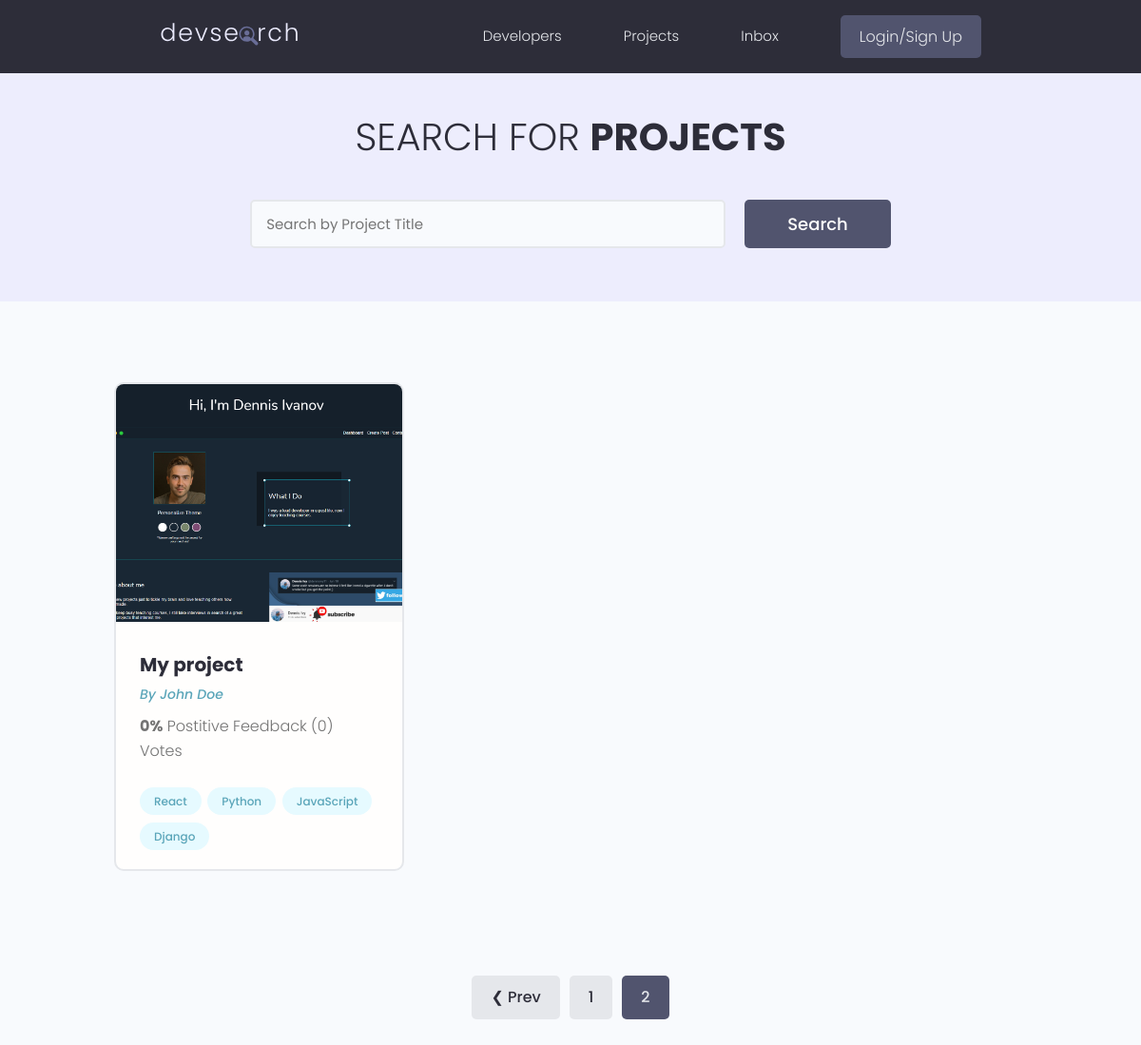
/projects/?page=2, run on an earlier commit of the app's database.
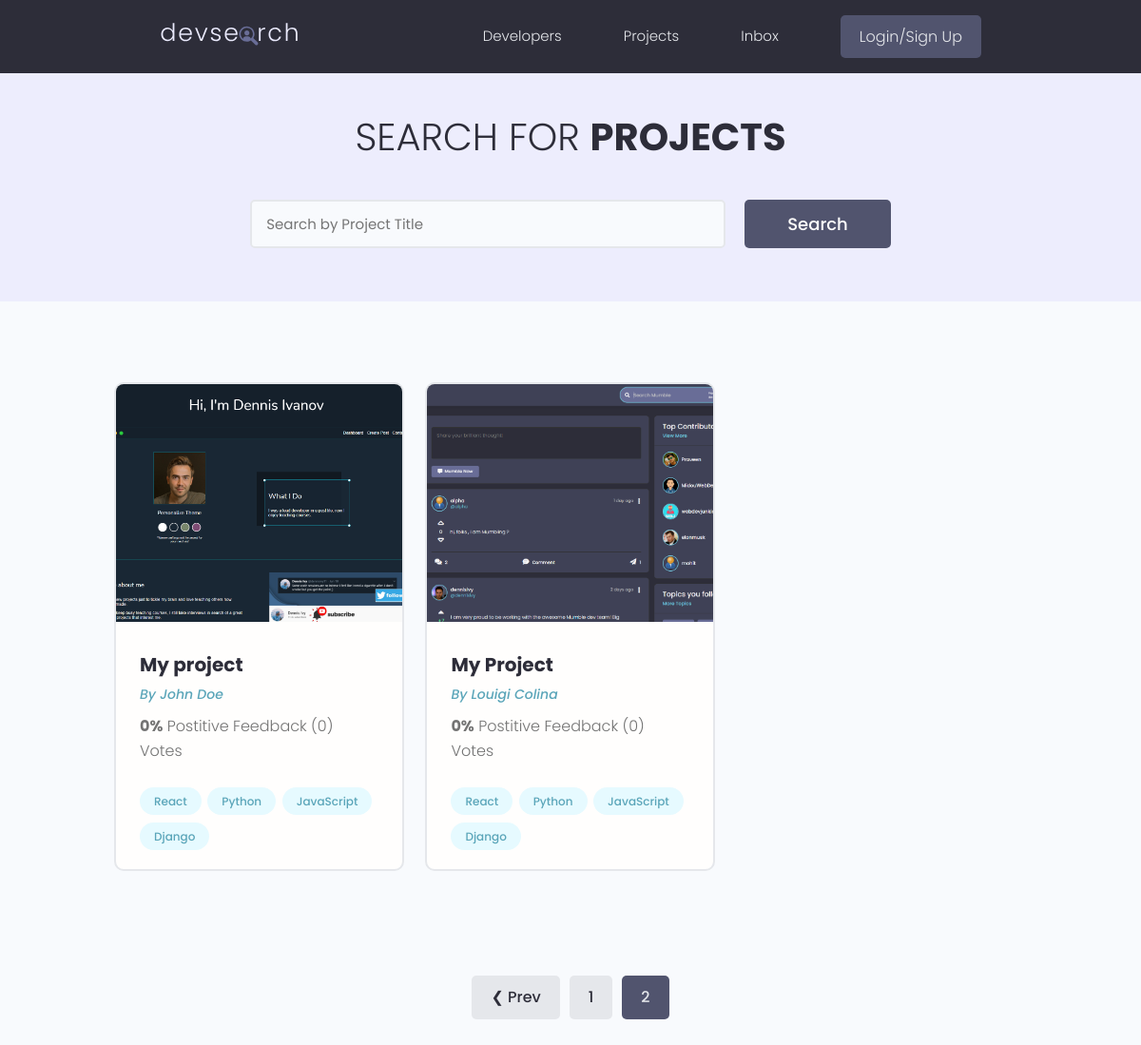
And on a later commit of the database.
### projects/models.py (models this page shows, shortened)
class Project(models.Model):
    owner = models.ForeignKey(Profile, null=True, blank=True, on_delete=models.SET_NULL)
    title = models.CharField(max_length=200)
    description = models.TextField(null=True, blank=True)
    featured_image = models.ImageField(null=True, blank=True, default="default.jpg")
    demo_link = models.CharField(max_length=2000, null=True, blank=True)
    source_link = models.CharField(max_length=2000, null=True, blank=True)
    tags = models.ManyToManyField('Tag', blank=True)
    vote_total = models.IntegerField(default=0, null=True, blank=True)
    vote_ratio = models.IntegerField(default=0, null=True, blank=True)
    created = models.DateTimeField(auto_now_add=True)
    id = models.UUIDField(default=uuid.uuid4, unique=True,
                          primary_key=True, editable=False)
    class Meta:
        ordering = ['created']

class Tag(models.Model):
    name = models.CharField(max_length=200)
    created = models.DateTimeField(auto_now_add=True)
    id = models.UUIDField(default=uuid.uuid4, unique=True,
                          primary_key=True, editable=False)
    def __str__(self):
        return self.name

### users/models.py (models this page shows, shortened)
class Profile(models.Model):
    user = models.OneToOneField(User, on_delete=models.CASCADE, null=True, blank=True)
    name = models.CharField(max_length=200, blank=True, null=True)
    email = models.EmailField(max_length=500, blank=True, null=True)
    username = models.CharField(max_length=200, blank=True, null=True)
    location = models.CharField(max_length=200, blank=True, null=True)
    short_intro = models.CharField(max_length=200, blank=True, null=True)
    bio = models.TextField(blank=True, null=True)
    profile_image = models.ImageField(null=True, blank=True, upload_to='profiles/', default='profiles/user-default.png')
    social_github = models.CharField(max_length=200, blank=True, null=True)
    social_twiter = models.CharField(max_length=200, blank=True, null=True)
    social_linkedin = models.CharField(max_length=200, blank=True, null=True)
    social_youtube = models.CharField(max_length=200, blank=True, null=True)
    social_website = models.CharField(max_length=200, blank=True, null=True)
    created = models.DateTimeField(auto_now_add=True)
    id = models.UUIDField(default=uuid.uuid4, unique=True,
                          primary_key=True, editable=False)

### projects/views.py (the view)
# urls.py: path('projects/', include('projects.urls')),
def projects(request):
    projects, search_query = searcProject(request)
    custom_range, projects = paginationProjects(request, projects, 6)
    context = {
        'projects' : projects,
        'search_query' : search_query,
        'custom_range' : custom_range,
    }
    return render(request, 'projects/projects.html', context)

### projects/utils.py (called while the page is built)
def paginationProjects(request, projects, results):
    page = request.GET.get('page')
    paginator = Paginator(projects, results)
    try:
        projects = paginator.page(page)
    except PageNotAnInteger:
        page = 1
        projects = paginator.page(page)
    except EmptyPage:
        page = paginator.num_pages
        projects = paginator.page(page)
    leftIndex = (int(page) - 4)
    if leftIndex < 1:
        leftIndex = 1
    rightIndex = (int(page) + 5)
    if rightIndex > paginator.num_pages:
        rightIndex = paginator.num_pages + 1
    custom_range = range(leftIndex, rightIndex)
    return custom_range, projects

def searcProject(request):
    search_query = ''
    if request.GET.get('search_query'):
        search_query = request.GET.get('search_query')
    tags = Tag.objects.filter(name__icontains=search_query)
    projects = Project.objects.distinct().filter(
        Q(title__icontains=search_query) |
        Q(description__icontains=search_query) |
        Q(owner__name__icontains=search_query) |
        Q(tags__in=tags)
    )
    return projects, search_query

### projects/templates/projects/projects.html (shortened to what this page needs)
{% extends 'main.html' %} {% block content %}
<main class="projects">
  <section class="hero-section text-center">
    <div class="container container--narrow">
      <div class="hero-section__box">
        <h2>Search for <span>Projects</span></h2>
      </div>
      <div class="hero-section__search">
        <form class="form" action="{% url 'projects' %}" method="get">
          <div class="form__field">
            <input
              class="input input--text"
              id="formInput#search"
              type="text"
              name="search_query"
              value="{{search_query}}"
              placeholder="Search by Project Title"
            />
          </div>
          <input class="btn btn--sub btn--lg" type="submit" value="Search" />
        </form>
      </div>
    </div>
  </section>
  <section class="projectsList">
    <div class="container">
      <div class="grid grid--three">
        {% for project in projects %}
        <div class="column">
          <div class="card project">
            <a href="{% url 'project' project.id %}" class="project">
              <img
                class="project__thumbnail"
                src="{{ project.featured_image.url }}"
                alt="project thumbnail"
              />
              <div class="card__body">
                <h3 class="project__title">{{project.title}}</h3>
                <p>
                  <a
                    class="project__author"
                    href="{% url 'user-profile' project.owner.id %}"
                    >By {{project.owner.name}}</a
                  >
                </p>
                <p class="project--rating">
                  <span style="font-weight: bold">{{project.vote_ratio}}%</span>
                  Postitive Feedback ({{project.vote_total}})
                  Vote{{project.vote_total|pluralize:"s"}}
                </p>
                <div class="project__tags">
                  {% for tag in project.tags.all %}
                  <span class="tag tag--pill tag--main">
                    <small>{{tag}}</small>
                  </span>
                  {% endfor %}
                </div>
              </div>
            </a>
          </div>
        </div>
        {% endfor %}
      </div>
    </div>
  </section>
  {% include 'pagination.html' with queryset=projects custom_range=custom_range %}
</main>
{% endblock content %}

What changed in the data, as far as the page shows it:
added Project: featured_image (picture), title "My Project", owner.name "Louigi Colina", vote_ratio "0", vote_total "0", Tag (name "React"), Tag (name "Python"), Tag (name "JavaScript"), Tag (name "Django")
